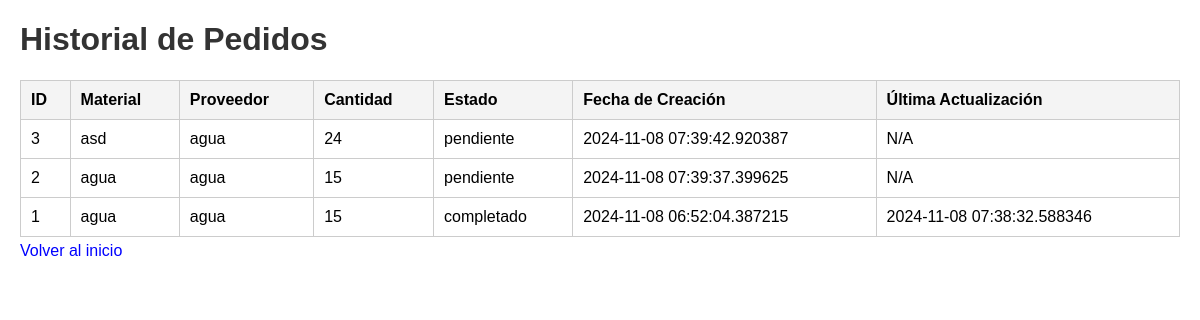
The page /historial_pedidos on the database as committed earlier.
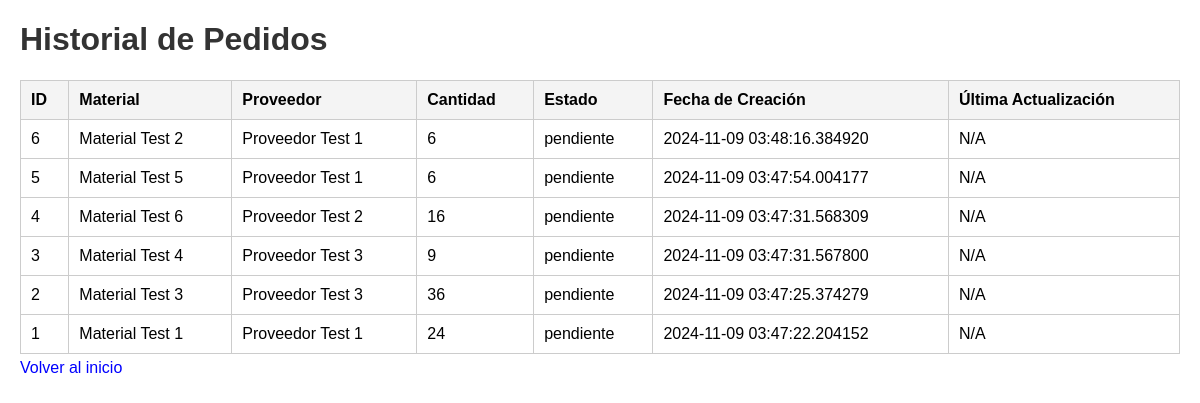
The same page on the database as committed later.
### models.py (models this page shows)
class Pedido(db.Model):
    __tablename__ = 'pedidos'
    id = db.Column(db.Integer, primary_key=True)
    material_id = db.Column(db.Integer, db.ForeignKey('materiales.id'), nullable=False)
    proveedor_id = db.Column(db.Integer, db.ForeignKey('proveedores.id'), nullable=False)
    cantidad = db.Column(db.Integer, nullable=False)
    estado = db.Column(db.String(20), nullable=False, default='pendiente')
    fecha_creacion = db.Column(db.DateTime, nullable=False, default=datetime.utcnow)
    fecha_actualizacion = db.Column(db.DateTime, onupdate=datetime.utcnow)
    material = db.relationship('Material', backref='pedidos')
    proveedor = db.relationship('Proveedor', backref='pedidos')

class Material(db.Model):
    __tablename__ = 'materiales'
    id = db.Column(db.Integer, primary_key=True)
    nombre = db.Column(db.String(100), nullable=False)
    cantidad_actual = db.Column(db.Integer, nullable=False)
    cantidad_minima = db.Column(db.Integer, nullable=False)
    proveedor_id = db.Column(db.Integer, db.ForeignKey('proveedores.id'), nullable=False)
    productos_id = db.Column(db.Integer, db.ForeignKey('productos.id'), nullable=True)
    fecha_creacion = db.Column(db.DateTime, nullable=False, default=datetime.utcnow)
    ultima_actualizacion = db.Column(db.DateTime, nullable=False, default=datetime.utcnow, onupdate=datetime.utcnow)

class Proveedor(db.Model):
    __tablename__ = 'proveedores'
    id = db.Column(db.Integer, primary_key=True)
    nombre = db.Column(db.String(100), nullable=False)
    telefono = db.Column(db.String(20), nullable=False)
    email = db.Column(db.String(120), nullable=False)
    materiales = db.relationship('Material', backref='proveedor_rel', lazy=True)

### app.py (the view)
@app.route('/historial_pedidos')
def historial_pedidos():
    pedidos = Pedido.query.order_by(Pedido.fecha_creacion.desc()).all()
    return render_template('historial_pedidos.html', pedidos=pedidos)

### templates/historial_pedidos.html (shortened to what this page needs)
<!DOCTYPE html>
<html lang="es">
<head>
    <link rel="stylesheet" href="{{ url_for('static', filename='styles.css') }}">
</head>
<body>
    <h1>Historial de Pedidos</h1>
    <table>
        <tr>
            <th>ID</th>
            <th>Material</th>
            <th>Proveedor</th>
            <th>Cantidad</th>
            <th>Estado</th>
            <th>Fecha de Creación</th>
            <th>Última Actualización</th>
        </tr>
        {% for pedido in pedidos %}
        <tr>
            <td>{{ pedido.id }}</td>
            <td>{{ pedido.material.nombre }}</td>
            <td>{{ pedido.proveedor.nombre }}</td>
            <td>{{ pedido.cantidad }}</td>
            <td>{{ pedido.estado }}</td>
            <td>{{ pedido.fecha_creacion }}</td>
            <td>{{ pedido.fecha_actualizacion or 'N/A' }}</td>
        </tr>
        {% endfor %}
    </table>
    <a href="{{ url_for('index') }}">Volver al inicio</a>
</body>
</html>

Rows that differ between the two databases and show on the page:
added Pedido: id "6", material.nombre "Material Test 2", proveedor.nombre "Proveedor Test 1", cantidad "6", estado "pendiente", fecha_creacion "2024-11-09 03:48:16.384920", fecha_actualizacion "N/A"
added Pedido: id "5", material.nombre "Material Test 5", proveedor.nombre "Proveedor Test 1", cantidad "6", estado "pendiente", fecha_creacion "2024-11-09 03:47:54.004177", fecha_actualizacion "N/A"
added Pedido: id "4", material.nombre "Material Test 6", proveedor.nombre "Proveedor Test 2", cantidad "16", estado "pendiente", fecha_creacion "2024-11-09 03:47:31.568309", fecha_actualizacion "N/A"
changed Pedido id 3: material.nombre "asd" → "Material Test 4"; proveedor.nombre "agua" → "Proveedor Test 3"; cantidad "24" → "9"; fecha_creacion "2024-11-08 07:39:42.920387" → "2024-11-09 03:47:31.567800"
changed Pedido id 2: material.nombre "agua" → "Material Test 3"; proveedor.nombre "agua" → "Proveedor Test 3"; cantidad "15" → "36"; fecha_creacion "2024-11-08 07:39:37.399625" → "2024-11-09 03:47:25.374279"
changed Pedido id 1: material.nombre "agua" → "Material Test 1"; proveedor.nombre "agua" → "Proveedor Test 1"; cantidad "15" → "24"; estado "completado" → "pendiente"; fecha_creacion "2024-11-08 06:52:04.387215" → "2024-11-09 03:47:22.204152"; fecha_actualizacion "2024-11-08 07:38:32.588346" → "N/A"
